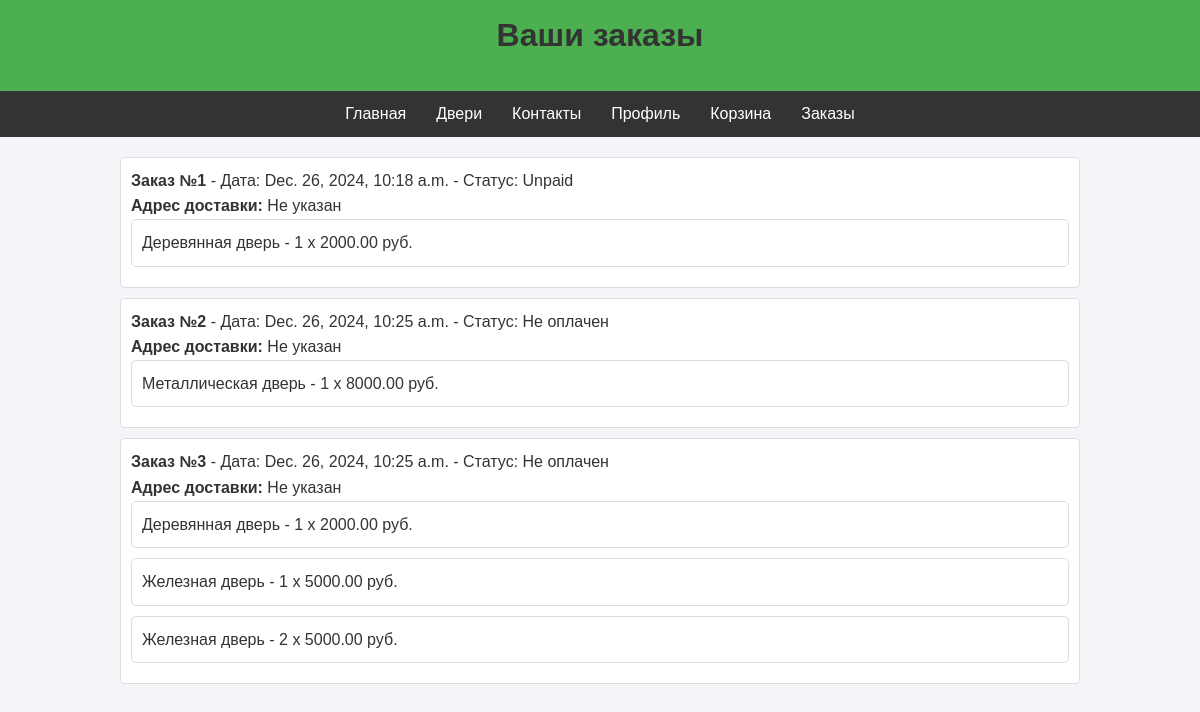
The page /orders/ (signed in) on the database as committed earlier.
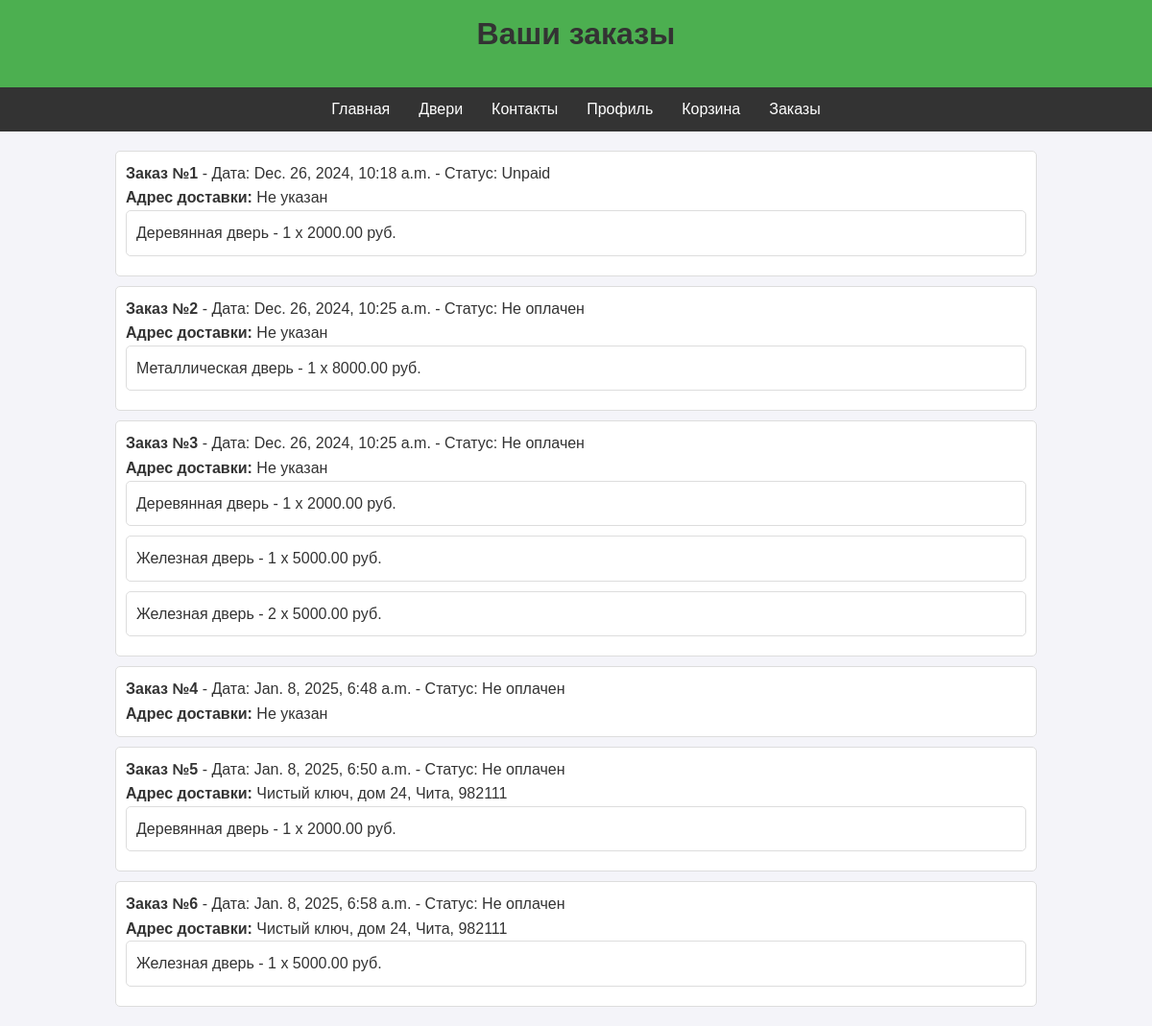
The same page on the database as committed later.
### myapp/models.py (models this page shows, shortened)
class Order(models.Model):
    user = models.ForeignKey(User, on_delete=models.CASCADE)
    created_at = models.DateTimeField(default=timezone.now)
    status = models.CharField(max_length=20, default='Не оплачен')

class OrderItem(models.Model):
    order = models.ForeignKey(Order, related_name='items', on_delete=models.CASCADE)
    product = models.ForeignKey(Product, on_delete=models.CASCADE)
    quantity = models.PositiveIntegerField()

class Product(models.Model):
    name = models.CharField(max_length=100)
    price = models.DecimalField(max_digits=10, decimal_places=2)

class DeliveryAddress(models.Model):
    user = models.ForeignKey(User, on_delete=models.CASCADE)
    order = models.OneToOneField(Order, on_delete=models.CASCADE, null=True, blank=True)
    address = models.TextField()
    city = models.CharField(max_length=100)
    postal_code = models.CharField(max_length=20)
    created_at = models.DateTimeField(default=timezone.now)

### myapp/views.py (the view)
# urls.py: path('orders/', views.orders_list, name='orders_list'),
@login_required
@login_required
def orders_list(request):
    orders = Order.objects.filter(user=request.user).prefetch_related('items__product', 'deliveryaddress')
    return render(request, 'myapp/orders.html', {'orders': orders})

### myapp/templates/myapp/orders.html (shortened to what this page needs)
{% load static %}
<!DOCTYPE html>
<html lang="ru">
<head>
    <link rel="stylesheet" href="{% static 'myapp/style.css' %}">
</head>
<body>
    <header>
        <h1>Ваши заказы</h1>
    </header>
    <nav>
        <a href="/">Главная</a>
        <a href="/doors">Двери</a>
        <a href="/contact">Контакты</a>
        <a href="/profile">Профиль</a>
        <a href="/cart">Корзина</a>
        <a href="/orders">Заказы</a>
    </nav>
    <div class="container">
    {% if orders %}
        <ul>
            {% for order in orders %}
                <li>
                    <strong>Заказ №{{ order.id }}</strong> - Дата: {{ order.created_at }} - Статус: {{ order.status }}
                    {% if order.deliveryaddress %}
                        <p>
                            <strong>Адрес доставки:</strong>
                            {{ order.deliveryaddress.address }}, {{ order.deliveryaddress.city }}, {{ order.deliveryaddress.postal_code }}
                        </p>
                    {% else %}
                        <p><strong>Адрес доставки:</strong> Не указан</p>
                    {% endif %}
                    <ul>
                        {% for item in order.items.all %}
                            <li>{{ item.product.name }} - {{ item.quantity }} x {{ item.product.price }} руб.</li>
                        {% endfor %}
                    </ul>
                </li>
            {% endfor %}
        </ul>
    {% else %}
        <p>У вас пока нет заказов.</p>
    {% endif %}
</div>
</body>
</html>

### myapp/static/myapp/style.css (style rules this page uses)
* { margin: 0; padding: 0; box-sizing: border-box; }
body { font-family: Arial, sans-serif; line-height: 1.6; background-color: #f4f4f9; color: #333; }
header { background-color: #4CAF50; color: #fff; padding: 10px 0; text-align: center; }
nav { background-color: #333; color: #fff; display: flex; justify-content: center; padding: 10px 0; }
nav a { color: #fff; margin: 0 15px; text-decoration: none; }
.container { width: 80%; margin: 20px auto; }
h1, h2 { color: #333; margin-bottom: 20px; }
ul { list-style: none; padding: 0; }
li { background: #fff; border: 1px solid #ddd; margin-bottom: 10px; padding: 10px; border-radius: 5px; }

Rows that differ between the two databases and show on the page:
added Order: id "4", created_at "Jan. 8, 2025, 6:48 a.m.", status "Не оплачен", shows "Адрес доставки:"
added Order: id "5", created_at "Jan. 8, 2025, 6:50 a.m.", status "Не оплачен", deliveryaddress.address "Чистый ключ, дом 24", deliveryaddress.city "Чита", deliveryaddress.postal_code "982111"
added OrderItem: product.name "Деревянная дверь", quantity "1", product.price "2000.00", shown under "5"
added Order: id "6", created_at "Jan. 8, 2025, 6:58 a.m.", status "Не оплачен", deliveryaddress.address "Чистый ключ, дом 24", deliveryaddress.city "Чита", deliveryaddress.postal_code "982111"
added OrderItem: product.name "Железная дверь", quantity "1", product.price "5000.00", shown under "6"
